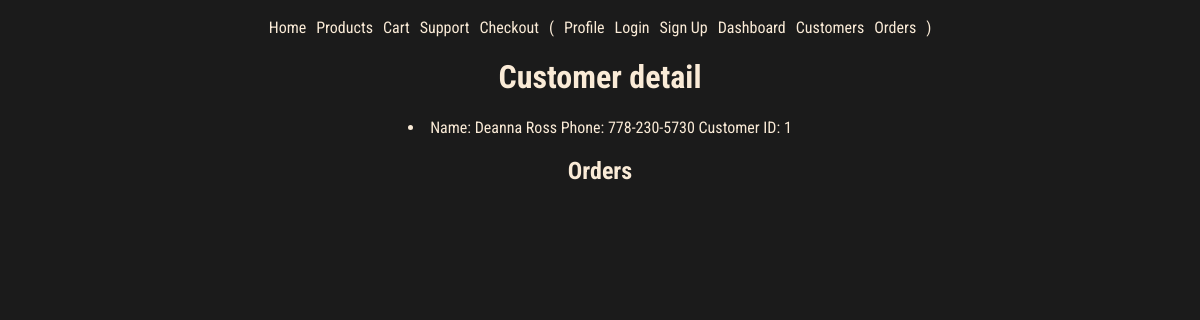
Before: /users/1 with the older database file.
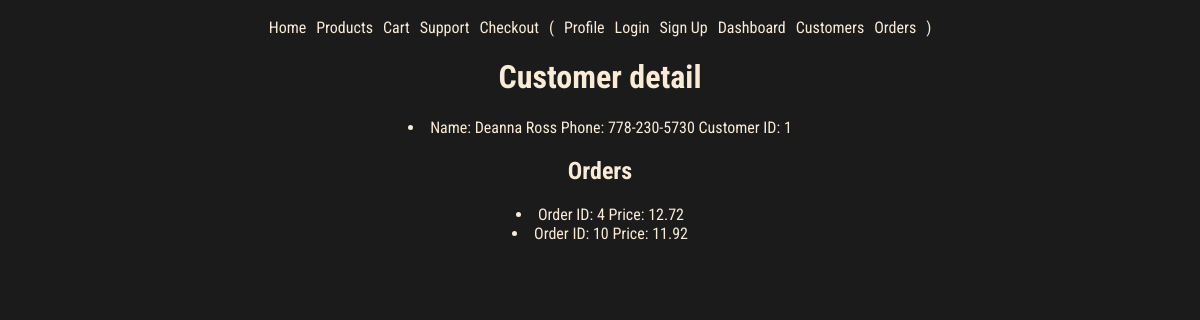
After: the same page with the newer database file.
### models.py (models this page shows, shortened)
class Order(db.Model):
    id = mapped_column(Integer, primary_key=True)
    user_id = mapped_column(Integer, ForeignKey(User.id), nullable=False)
    user = relationship("User", back_populates="orders")
    total = mapped_column(Numeric, nullable=False, default=0)
    item = relationship("ProductOrder", back_populates="order", cascade="all, delete-orphan")
    created = mapped_column(DateTime(timezone=True), default=datetime.now().replace(microsecond=0))
    processed = mapped_column(DateTime(timezone=True), nullable=True)
    strategy = mapped_column(String(20))  # Add a column to store the strategy used

### routes/users.py (the view)
@users_bp.route('/<int:user_id>')
def user_detail(user_id):
    user = User.query.get_or_404(user_id)
    return render_template('pages/customer_detail.html', user=user)

### templates/pages/customer_detail.html
{% extends "base.html" %}
{% block content %}
<h1>Customer detail</h1>
<li>
    <span>Name: {{ user.name }}</span>
    <span>Phone: {{ user.phone }}</span>
    <span>Customer ID: {{ user.id }}</span>
</li>
<h2>Orders</h2>
{% for order in user.orders %}
<li>
    <span>Order ID: {{ order.id }}</span>
    <span>Price: {{ order.total|round(2) }}</span>
</li>
{% endfor %}
{% endblock %}

Changed rows visible on the page:
now on this page (row edited): Order: id "4", total "12.72"
now on this page (row edited): Order: id "10", total "11.92"
